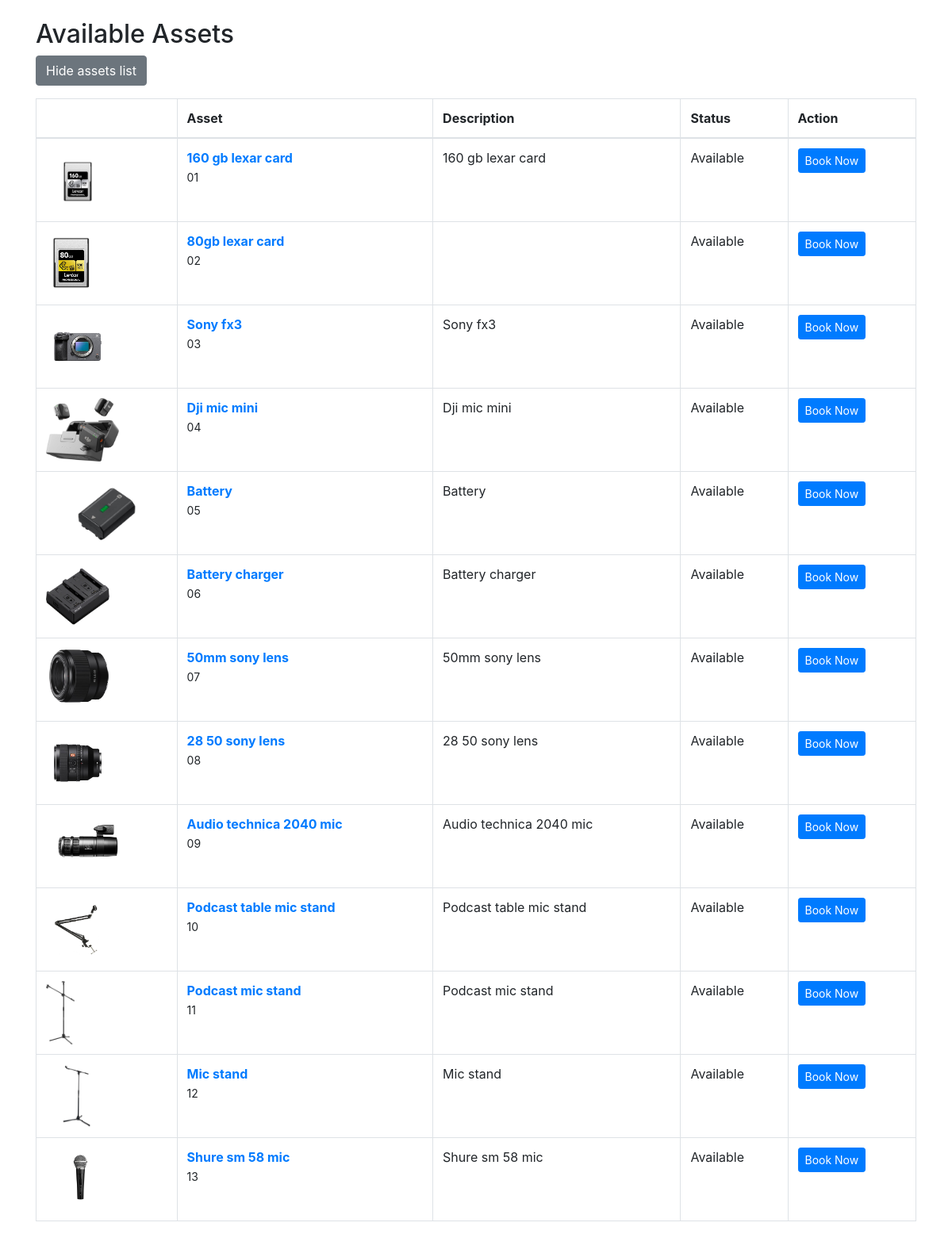
The page / on the database its author committed.
### assets/models.py (models this page shows, shortened)
class Asset(models.Model):
    name = models.CharField(max_length=200)
    category = models.ForeignKey(Category, on_delete=models.SET_NULL, null=True, blank=True, related_name='assets')
    subcategory = models.ForeignKey(SubCategory, on_delete=models.SET_NULL, null=True, blank=True, related_name='assets')
    description = models.TextField(blank=True)
    serial_number = models.CharField(max_length=200, blank=True, null=True)
    location = models.ForeignKey(Location, on_delete=models.SET_NULL, null=True, blank=True)
    available = models.BooleanField(default=True)
    total_quantity = models.PositiveIntegerField(default=1)
    image = models.ImageField(upload_to='assets/images/', null=True, blank=True)
    details = models.TextField(blank=True, help_text='Detailed specs (e.g. camera, battery, lens, etc)')

### assets/views.py (the view)
# urls.py: path('', views.home, name='home'),
def home(request):
    assets = Asset.objects.all()
    return render(request, 'assets/asset_list.html', {'assets': assets})

### templates/assets/asset_list.html (shortened to what this page needs)
<!DOCTYPE html>
{% load static %}
<html lang="en">
<head>
  <link rel="stylesheet" href="{% static 'assets/css/bootstrap.min.css' %}">
</head>
<body>
  <div class="container mt-4">
    <h2>Available Assets</h2>
    <button id="toggle-list" class="btn btn-secondary mb-3">Hide assets list</button>
    <div id="assets-container">
    <table class="table table-bordered">
      <thead>
        <tr>
          <th></th>
          <th>Asset</th>
          <th>Description</th>
          <th>Status</th>
          <th>Action</th>
        </tr>
      </thead>
      <tbody>
        {% for asset in assets %}
        <tr>
          <td style="width:100px;">{% if asset.image %}<img src="{{ asset.image.url }}" style="height:80px;" alt="{{ asset.name }}">{% endif %}</td>
          <td><strong><a href="{% url 'asset_detail' asset.pk %}">{{ asset.name }}</a></strong><br><small>{{ asset.serial_number }}</small></td>
          <td>{{ asset.description|truncatechars:120 }}</td>
          <td>{{ asset.available|yesno:"Available,Unavailable" }}</td>
          <td>
            <a href="{% url 'book_asset' asset.pk %}" class="btn btn-primary btn-sm">Book Now</a>
          </td>
        </tr>
        {% empty %}
        <tr><td colspan="5">No assets available.</td></tr>
        {% endfor %}
      </tbody>
    </table>
      </div>
  </div>
</body>
</html>

### rows shown on the page
Asset: image (picture), name "160 gb lexar card", serial_number "01", description "160 gb lexar card", available "Available"
Asset: image (picture), name "80gb lexar card", serial_number "02", available "Available"
Asset: image (picture), name "Sony fx3", serial_number "03", description "Sony fx3", available "Available"
Asset: image (picture), name "Dji mic mini", serial_number "04", description "Dji mic mini", available "Available"
Asset: image (picture), name "Battery", serial_number "05", description "Battery", available "Available"
Asset: image (picture), name "Battery charger", serial_number "06", description "Battery charger", available "Available"
Asset: image (picture), name "50mm sony lens", serial_number "07", description "50mm sony lens", available "Available"
Asset: image (picture), name "28 50 sony lens", serial_number "08", description "28 50 sony lens", available "Available"
Asset: image (picture), name "Audio technica 2040 mic", serial_number "09", description "Audio technica 2040 mic", available "Available"
Asset: image (picture), name "Podcast table mic stand", serial_number "10", description "Podcast table mic stand", available "Available"
Asset: image (picture), name "Podcast mic stand", serial_number "11", description "Podcast mic stand", available "Available"
Asset: image (picture), name "Mic stand", serial_number "12", description "Mic stand", available "Available"
Asset: image (picture), name "Shure sm 58 mic", serial_number "13", description "Shure sm 58 mic", available "Available"
